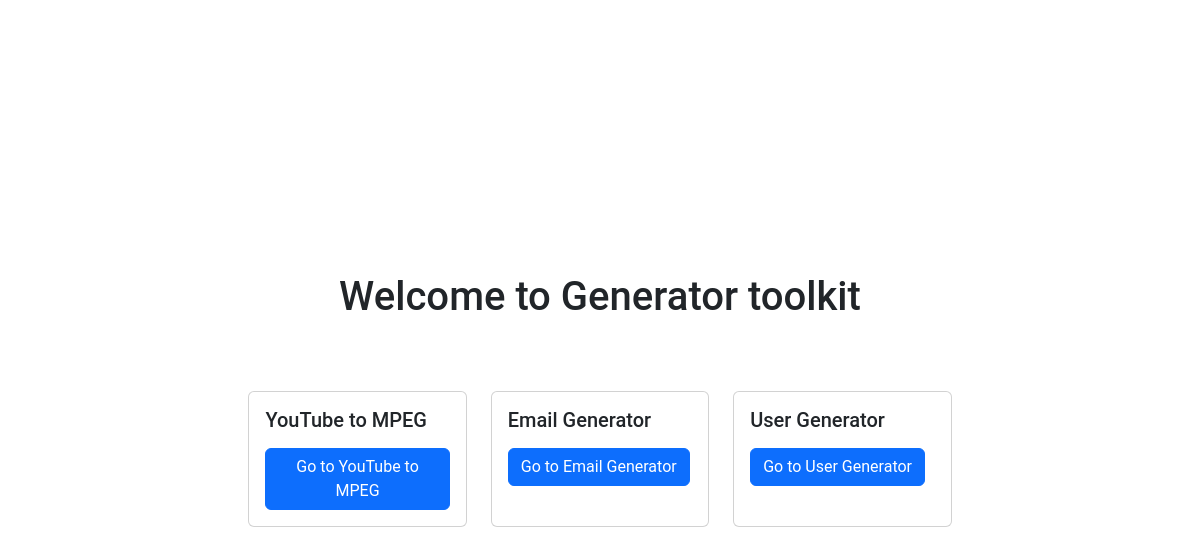
Before: / with the older database file.
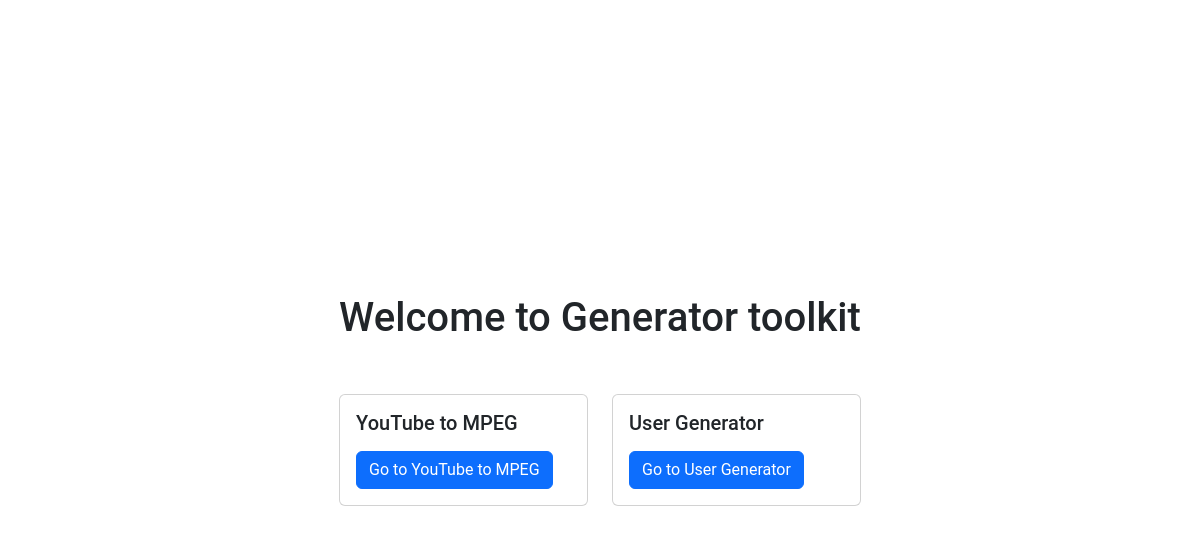
After: the same page with the newer database file.
### base/models.py (models this page shows, shortened)
class App(models.Model):
    name = models.CharField(max_length=255)
    description = models.TextField(null=True, blank=True)
    url_name = models.CharField(max_length=255)

### base/views.py (the view)
# urls.py: path('', Base.as_view(), name='base'),
class Base(TemplateView):
    template_name = 'base/index.html'
    def get_context_data(self, **kwargs):
        context = super().get_context_data(**kwargs)
        apps = App.objects.all()
        context['apps'] = apps
        return context

### base/templates/base/index.html (shortened to what this page needs)
{% load static %}
<html lang="en">
<head>
  <link href="https://cdn.jsdelivr.net/npm/bootstrap@5.3.0-alpha1/dist/css/bootstrap.min.css" rel="stylesheet">
  <link rel="stylesheet" href="https://cdn.jsdelivr.net/npm/bootstrap-icons@1.7.2/font/bootstrap-icons.css">
  <link rel="stylesheet" href="{% static 'styles/style.css' %}">
</head>
<body>
  <main class="justify-content-center">
    <div class="row-md">
      <div class="col-lg">
        <div class="page-title text-center">
          <h1>Welcome to Generator toolkit</h1>
        </div>
        <div class="app-cards">
          <div class="row gy-3">
            {% for app in apps %}
            <div class="col-lg">
              <div class="card h-100">
                <div class="card-body">
                  <h5 class="card-title">{{ app.name }}</h5>
                  <a href="{% url app.url_name %}" class="btn btn-primary">Go to {{ app.name }}</a>
                </div>
              </div>
            </div>
          {% endfor %}
          </div>
        </div>
      </div>
    </div>
  </main>
</body>
</html>

Changed rows visible on the page:
removed App: name "Email Generator"
